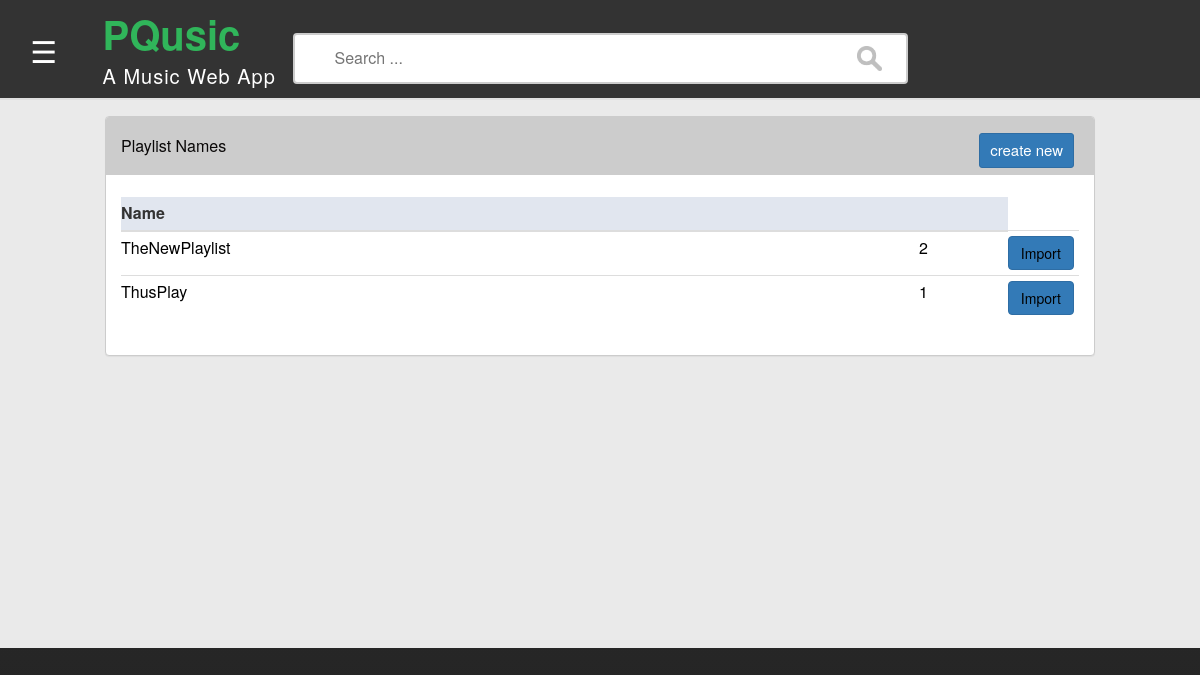
The app's page /playlists/arpit/view, older data.
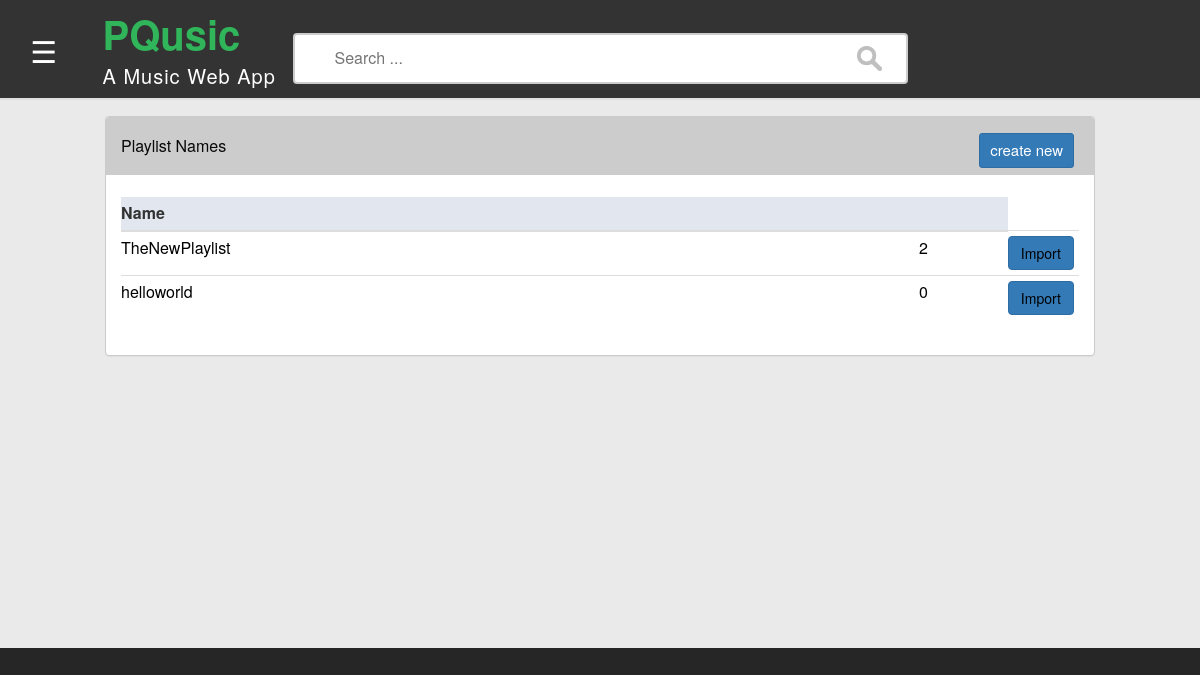
The same page, newer data.
### MusicApp/models.py (models this page shows)
class Playlist(models.Model):
	user = models.ForeignKey(User)
	playlist_name = models.CharField(max_length=100, null=False)
	songs = models.ManyToManyField(PlaylistSongs, null=True, blank=True)
	privacy_choices = (
		(True, 'public'),
		(False, 'private')
	)
	privacy = models.BooleanField(blank=False, choices=privacy_choices)

### MusicApp/views.py (the view)
# urls.py: url(r'^playlists/(?P<username>[\S]+)/view$',views.view_user_playlists, name="view_user_playlists"),
def view_user_playlists(request, username):
	if request.method == "GET":
		user = User.objects.get(username=username)
		playlists = Playlist.objects.filter(user__username=user.username)
		playlist_attr = []
		"""
		fetching attributes
		playlist_name = playlists[0].playlist_name
		playlist_name = playlists[1].playlist_name

		To get count of songs in every playlist do
		count = playlists[0].songs.count()
		"""
		for playlist in playlists:
			n = playlist.playlist_name
			c = playlist.songs.all().count()
			playlist_attr.append((n,c))
			print(c)
		context = {
			"playlists":playlist_attr,
			'uname':username,
		}
		return render(request, "MusicApp/user_playlist.html", context)

### MusicApp/templates/MusicApp/user_playlist.html (shortened to what this page needs)
{% load static %}
<html>
<head>
    <link href="{% static "MusicApp/css/style.css" %}" rel="stylesheet" type="text/css">
    <link href="{% static "MusicApp/css/bootstrap.min.css" %}" rel="stylesheet" type="text/css">
</head>
<body class="wraper">
<div class="row Mheader">
    <div class="col-md-3">
        <div class="row logo">
            <div class="col-md-4"><span class="sideIcon" style="font-size:30px;cursor:pointer" onclick="openNav()">&#9776;
                        </span></div>
            <div class="col-md-8"><p class="pqusic">PQusic</p>
                <p class="webApp">A Music Web App</p></div>
        </div>
    </div>
    <div class="col-md-6">
        <div class="row Mheader1">
            <div class="following">
                <form  action="{% url "musicapp:search-result" %}" method="post">
                    <input type="text" name="query" placeholder="Search ...">
                </form>
            </div>
        </div>
    </div>
</div>
<div class="middle_content">
    <div class="container">
        <div class="row">
            <div class="col-md-12">
                <div class="panel panel-primary">
                    <div class="panel-heading">
                        <h3 class="panel-title">
                            Playlist Names
                        </h3></div>
                    <span class="pull-right btn-click">
                        <form method="GET" action="{% url "musicapp:create-playlists" %}">
                            <button type="submit" class="btn btn-sm btn-primary btn-create">create new</button>
                        </form>
                </span>
                    <div class="clearfix"></div>
                    <div class="panel-body">
                        <table class="table table-condensed">
                            <thead>
                            <tr>
                                <th>Name</th>
                                <th></th>
                            </tr>
                            </thead>
                            <tbody>
                        {% for name, song_count in playlists %}
                            <tr>
                                <td><a href="{% url "musicapp:view_user_playlist_songs" uname name %}">{{ name }}</a></td>
                                <td><a>{{ song_count }}</a></td>
                                <td>
                                    <a class="stream-now btn btn-primary" data-stream-url="{{ song.yt_id }}" href="{% url "musicapp:import_playlist" uname name %}">Import</a>
                                </td>
                            </tr>
                        {% endfor %}
                            </tbody>
                        </table>
                    </div>
                </div>
            </div>
        </div>
    </div>
</div>
</body>
</html>

Row changes from the older to the newer data that the page shows:
removed Playlist: playlists "ThusPlay"
added Playlist: playlists "helloworld"
Text that changed along with them:
new list line: "0 Import"
list line gone: "1 Import"
